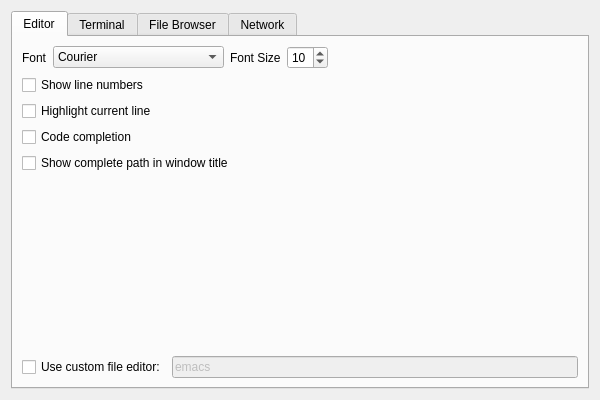
<?xml version="1.0" encoding="UTF-8"?>
<ui version="4.0">
 <class>settings_dialog</class>
 <widget class="QDialog" name="settings_dialog">
  <property name="windowModality">
   <enum>Qt::ApplicationModal</enum>
  </property>
  <property name="geometry">
   <rect>
    <x>0</x>
    <y>0</y>
    <width>600</width>
    <height>400</height>
   </rect>
  </property>
  <property name="minimumSize">
   <size>
    <width>600</width>
    <height>400</height>
   </size>
  </property>
  <property name="maximumSize">
   <size>
    <width>600</width>
    <height>400</height>
   </size>
  </property>
  <property name="windowTitle">
   <string>Settings</string>
  </property>
  <layout class="QVBoxLayout" name="verticalLayout_2">
   <item>
    <widget class="QTabWidget" name="tabWidget">
     <property name="currentIndex">
      <number>0</number>
     </property>
     <widget class="QWidget" name="tab">
      <attribute name="title">
       <string>Editor</string>
      </attribute>
      <layout class="QVBoxLayout" name="verticalLayout_6">
       <item>
        <layout class="QVBoxLayout" name="verticalLayout_5">
         <item>
          <layout class="QHBoxLayout" name="horizontalLayout_4">
           <item>
            <widget class="QLabel" name="label_8">
             <property name="text">
              <string>Font</string>
             </property>
            </widget>
           </item>
           <item>
            <widget class="QFontComboBox" name="editor_fontName">
             <property name="editable">
              <bool>false</bool>
             </property>
             <property name="fontFilters">
              <set>QFontComboBox::MonospacedFonts</set>
             </property>
            </widget>
           </item>
           <item>
            <widget class="QLabel" name="label_9">
             <property name="text">
              <string>Font Size</string>
             </property>
            </widget>
           </item>
           <item>
            <widget class="QSpinBox" name="editor_fontSize">
             <property name="minimum">
              <number>2</number>
             </property>
             <property name="maximum">
              <number>96</number>
             </property>
             <property name="value">
              <number>10</number>
             </property>
            </widget>
           </item>
           <item>
            <spacer name="horizontalSpacer_4">
             <property name="orientation">
              <enum>Qt::Horizontal</enum>
             </property>
             <property name="sizeHint" stdset="0">
              <size>
               <width>40</width>
               <height>20</height>
              </size>
             </property>
            </spacer>
           </item>
          </layout>
         </item>
         <item>
          <widget class="QCheckBox" name="editor_showLineNumbers">
           <property name="enabled">
            <bool>true</bool>
           </property>
           <property name="text">
            <string>Show line numbers</string>
           </property>
           <property name="checked">
            <bool>false</bool>
           </property>
          </widget>
         </item>
         <item>
          <widget class="QCheckBox" name="editor_highlightCurrentLine">
           <property name="enabled">
            <bool>true</bool>
           </property>
           <property name="text">
            <string>Highlight current line</string>
           </property>
           <property name="checked">
            <bool>false</bool>
           </property>
          </widget>
         </item>
         <item>
          <widget class="QCheckBox" name="editor_codeCompletion">
           <property name="enabled">
            <bool>true</bool>
           </property>
           <property name="text">
            <string>Code completion</string>
           </property>
           <property name="checked">
            <bool>false</bool>
           </property>
          </widget>
         </item>
         <item>
          <widget class="QCheckBox" name="editor_longWindowTitle">
           <property name="text">
            <string>Show complete path in window title</string>
           </property>
          </widget>
         </item>
        </layout>
       </item>
       <item>
        <spacer name="verticalSpacer">
         <property name="orientation">
          <enum>Qt::Vertical</enum>
         </property>
         <property name="sizeHint" stdset="0">
          <size>
           <width>20</width>
           <height>40</height>
          </size>
         </property>
        </spacer>
       </item>
       <item>
        <layout class="QHBoxLayout" name="horizontalLayout">
         <item>
          <widget class="QCheckBox" name="useCustomFileEditor">
           <property name="enabled">
            <bool>true</bool>
           </property>
           <property name="text">
            <string>Use custom file editor:</string>
           </property>
          </widget>
         </item>
         <item>
          <widget class="QLineEdit" name="customFileEditor">
           <property name="enabled">
            <bool>false</bool>
           </property>
           <property name="text">
            <string>emacs</string>
           </property>
          </widget>
         </item>
        </layout>
       </item>
      </layout>
     </widget>
     <widget class="QWidget" name="tab_5">
      <attribute name="title">
       <string>Terminal</string>
      </attribute>
      <layout class="QVBoxLayout" name="verticalLayout">
       <item>
        <layout class="QHBoxLayout" name="horizontalLayout_5">
         <item>
          <widget class="QLabel" name="label_11">
           <property name="text">
            <string>Font</string>
           </property>
          </widget>
         </item>
         <item>
          <widget class="QFontComboBox" name="terminal_fontName">
           <property name="editable">
            <bool>false</bool>
           </property>
           <property name="fontFilters">
            <set>QFontComboBox::MonospacedFonts</set>
           </property>
          </widget>
         </item>
         <item>
          <widget class="QLabel" name="label_12">
           <property name="text">
            <string>Font Size</string>
           </property>
          </widget>
         </item>
         <item>
          <widget class="QSpinBox" name="terminal_fontSize">
           <property name="minimum">
            <number>2</number>
           </property>
           <property name="maximum">
            <number>96</number>
           </property>
           <property name="value">
            <number>10</number>
           </property>
          </widget>
         </item>
         <item>
          <spacer name="horizontalSpacer_5">
           <property name="orientation">
            <enum>Qt::Horizontal</enum>
           </property>
           <property name="sizeHint" stdset="0">
            <size>
             <width>40</width>
             <height>20</height>
            </size>
           </property>
          </spacer>
         </item>
        </layout>
       </item>
       <item>
        <spacer name="verticalSpacer_3">
         <property name="orientation">
          <enum>Qt::Vertical</enum>
         </property>
         <property name="sizeHint" stdset="0">
          <size>
           <width>20</width>
           <height>321</height>
          </size>
         </property>
        </spacer>
       </item>
      </layout>
     </widget>
     <widget class="QWidget" name="tab_2">
      <attribute name="title">
       <string>File Browser</string>
      </attribute>
      <layout class="QVBoxLayout" name="verticalLayout_3">
       <item>
        <widget class="QCheckBox" name="showFilenames">
         <property name="text">
          <string>Show filenames</string>
         </property>
        </widget>
       </item>
       <item>
        <widget class="QCheckBox" name="showFileSize">
         <property name="text">
          <string>Show file size</string>
         </property>
        </widget>
       </item>
       <item>
        <widget class="QCheckBox" name="showFileType">
         <property name="text">
          <string>Show file type</string>
         </property>
        </widget>
       </item>
       <item>
        <widget class="QCheckBox" name="showLastModified">
         <property name="text">
          <string>Show date of last modification</string>
         </property>
        </widget>
       </item>
       <item>
        <widget class="QCheckBox" name="showHiddenFiles">
         <property name="text">
          <string>Show hidden files</string>
         </property>
        </widget>
       </item>
       <item>
        <widget class="QCheckBox" name="useAlternatingRowColors">
         <property name="text">
          <string>Alternating row colors</string>
         </property>
        </widget>
       </item>
       <item>
        <spacer name="verticalSpacer_2">
         <property name="orientation">
          <enum>Qt::Vertical</enum>
         </property>
         <property name="sizeHint" stdset="0">
          <size>
           <width>20</width>
           <height>360</height>
          </size>
         </property>
        </spacer>
       </item>
      </layout>
     </widget>
     <widget class="QWidget" name="tab_3">
      <attribute name="title">
       <string>Network</string>
      </attribute>
      <layout class="QVBoxLayout" name="verticalLayout_4">
       <item>
        <widget class="QCheckBox" name="useProxyServer">
         <property name="text">
          <string>Use proxy server</string>
         </property>
        </widget>
       </item>
       <item>
        <layout class="QFormLayout" name="formLayout">
         <item row="0" column="0">
          <widget class="QLabel" name="label_3">
           <property name="enabled">
            <bool>false</bool>
           </property>
           <property name="text">
            <string>Proxy Type:</string>
           </property>
          </widget>
         </item>
         <item row="0" column="1">
          <widget class="QComboBox" name="proxyType">
           <property name="enabled">
            <bool>false</bool>
           </property>
           <item>
            <property name="text">
             <string>HttpProxy</string>
            </property>
           </item>
           <item>
            <property name="text">
             <string>Socks5Proxy</string>
            </property>
           </item>
          </widget>
         </item>
         <item row="1" column="0">
          <widget class="QLabel" name="label_4">
           <property name="enabled">
            <bool>false</bool>
           </property>
           <property name="text">
            <string>Hostname:</string>
           </property>
          </widget>
         </item>
         <item row="1" column="1">
          <widget class="QLineEdit" name="proxyHostName">
           <property name="enabled">
            <bool>false</bool>
           </property>
          </widget>
         </item>
         <item row="2" column="0">
          <widget class="QLabel" name="label_5">
           <property name="enabled">
            <bool>false</bool>
           </property>
           <property name="text">
            <string>Port:</string>
           </property>
          </widget>
         </item>
         <item row="2" column="1">
          <widget class="QLineEdit" name="proxyPort">
           <property name="enabled">
            <bool>false</bool>
           </property>
          </widget>
         </item>
         <item row="3" column="0">
          <widget class="QLabel" name="label_6">
           <property name="enabled">
            <bool>false</bool>
           </property>
           <property name="text">
            <string>Username:</string>
           </property>
          </widget>
         </item>
         <item row="3" column="1">
          <widget class="QLineEdit" name="proxyUserName">
           <property name="enabled">
            <bool>false</bool>
           </property>
          </widget>
         </item>
         <item row="4" column="0">
          <widget class="QLabel" name="label_7">
           <property name="enabled">
            <bool>false</bool>
           </property>
           <property name="text">
            <string>Password:</string>
           </property>
          </widget>
         </item>
         <item row="4" column="1">
          <widget class="QLineEdit" name="proxyPassword">
           <property name="enabled">
            <bool>false</bool>
           </property>
           <property name="echoMode">
            <enum>QLineEdit::Password</enum>
           </property>
          </widget>
         </item>
        </layout>
       </item>
      </layout>
     </widget>
    </widget>
   </item>
  </layout>
 </widget>
 <resources/>
 <connections>
  <connection>
   <sender>useProxyServer</sender>
   <signal>toggled(bool)</signal>
   <receiver>label_4</receiver>
   <slot>setEnabled(bool)</slot>
   <hints>
    <hint type="sourcelabel">
     <x>249</x>
     <y>59</y>
    </hint>
    <hint type="destinationlabel">
     <x>69</x>
     <y>122</y>
    </hint>
   </hints>
  </connection>
  <connection>
   <sender>useProxyServer</sender>
   <signal>toggled(bool)</signal>
   <receiver>label_3</receiver>
   <slot>setEnabled(bool)</slot>
   <hints>
    <hint type="sourcelabel">
     <x>249</x>
     <y>59</y>
    </hint>
    <hint type="destinationlabel">
     <x>59</x>
     <y>91</y>
    </hint>
   </hints>
  </connection>
  <connection>
   <sender>useProxyServer</sender>
   <signal>toggled(bool)</signal>
   <receiver>label_5</receiver>
   <slot>setEnabled(bool)</slot>
   <hints>
    <hint type="sourcelabel">
     <x>249</x>
     <y>59</y>
    </hint>
    <hint type="destinationlabel">
     <x>44</x>
     <y>152</y>
    </hint>
   </hints>
  </connection>
  <connection>
   <sender>useProxyServer</sender>
   <signal>toggled(bool)</signal>
   <receiver>proxyType</receiver>
   <slot>setEnabled(bool)</slot>
   <hints>
    <hint type="sourcelabel">
     <x>249</x>
     <y>59</y>
    </hint>
    <hint type="destinationlabel">
     <x>291</x>
     <y>91</y>
    </hint>
   </hints>
  </connection>
  <connection>
   <sender>useProxyServer</sender>
   <signal>toggled(bool)</signal>
   <receiver>proxyHostName</receiver>
   <slot>setEnabled(bool)</slot>
   <hints>
    <hint type="sourcelabel">
     <x>249</x>
     <y>59</y>
    </hint>
    <hint type="destinationlabel">
     <x>291</x>
     <y>124</y>
    </hint>
   </hints>
  </connection>
  <connection>
   <sender>useProxyServer</sender>
   <signal>toggled(bool)</signal>
   <receiver>proxyPort</receiver>
   <slot>setEnabled(bool)</slot>
   <hints>
    <hint type="sourcelabel">
     <x>249</x>
     <y>59</y>
    </hint>
    <hint type="destinationlabel">
     <x>364</x>
     <y>154</y>
    </hint>
   </hints>
  </connection>
  <connection>
   <sender>useCustomFileEditor</sender>
   <signal>toggled(bool)</signal>
   <receiver>customFileEditor</receiver>
   <slot>setEnabled(bool)</slot>
   <hints>
    <hint type="sourcelabel">
     <x>111</x>
     <y>62</y>
    </hint>
    <hint type="destinationlabel">
     <x>343</x>
     <y>63</y>
    </hint>
   </hints>
  </connection>
  <connection>
   <sender>useProxyServer</sender>
   <signal>toggled(bool)</signal>
   <receiver>label_7</receiver>
   <slot>setEnabled(bool)</slot>
   <hints>
    <hint type="sourcelabel">
     <x>249</x>
     <y>59</y>
    </hint>
    <hint type="destinationlabel">
     <x>67</x>
     <y>212</y>
    </hint>
   </hints>
  </connection>
  <connection>
   <sender>editor_showLineNumbers</sender>
   <signal>toggled(bool)</signal>
   <receiver>editor_showLineNumbers</receiver>
   <slot>setEnabled(bool)</slot>
   <hints>
    <hint type="sourcelabel">
     <x>249</x>
     <y>87</y>
    </hint>
    <hint type="destinationlabel">
     <x>249</x>
     <y>87</y>
    </hint>
   </hints>
  </connection>
  <connection>
   <sender>editor_highlightCurrentLine</sender>
   <signal>toggled(bool)</signal>
   <receiver>editor_highlightCurrentLine</receiver>
   <slot>setEnabled(bool)</slot>
   <hints>
    <hint type="sourcelabel">
     <x>249</x>
     <y>112</y>
    </hint>
    <hint type="destinationlabel">
     <x>249</x>
     <y>112</y>
    </hint>
   </hints>
  </connection>
  <connection>
   <sender>useProxyServer</sender>
   <signal>toggled(bool)</signal>
   <receiver>proxyUserName</receiver>
   <slot>setEnabled(bool)</slot>
   <hints>
    <hint type="sourcelabel">
     <x>249</x>
     <y>59</y>
    </hint>
    <hint type="destinationlabel">
     <x>364</x>
     <y>184</y>
    </hint>
   </hints>
  </connection>
  <connection>
   <sender>useProxyServer</sender>
   <signal>toggled(bool)</signal>
   <receiver>proxyPassword</receiver>
   <slot>setEnabled(bool)</slot>
   <hints>
    <hint type="sourcelabel">
     <x>249</x>
     <y>59</y>
    </hint>
    <hint type="destinationlabel">
     <x>364</x>
     <y>214</y>
    </hint>
   </hints>
  </connection>
  <connection>
   <sender>useProxyServer</sender>
   <signal>toggled(bool)</signal>
   <receiver>label_6</receiver>
   <slot>setEnabled(bool)</slot>
   <hints>
    <hint type="sourcelabel">
     <x>249</x>
     <y>59</y>
    </hint>
    <hint type="destinationlabel">
     <x>68</x>
     <y>182</y>
    </hint>
   </hints>
  </connection>
  <connection>
   <sender>editor_codeCompletion</sender>
   <signal>toggled(bool)</signal>
   <receiver>editor_codeCompletion</receiver>
   <slot>setEnabled(bool)</slot>
   <hints>
    <hint type="sourcelabel">
     <x>249</x>
     <y>137</y>
    </hint>
    <hint type="destinationlabel">
     <x>249</x>
     <y>137</y>
    </hint>
   </hints>
  </connection>
 </connections>
</ui>
